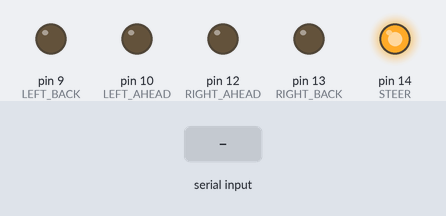
A sketch run on a simulated Arduino Uno, built with avr-gcc and run on an emulated ATmega328P. Parts: output pins drawn as LEDs (lit = HIGH). The inputs (shaded band) are chosen by the test bench.

Above: at 2.8 s.
2.9 s: "M" received over Serial
At 3.7 s:
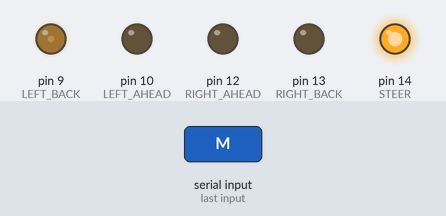
4.5 s: "S" received over Serial
At 4.9 s:
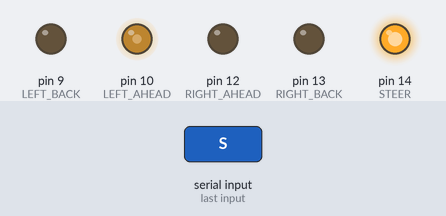
6.1 s: "B" received over Serial
At 7.3 s:
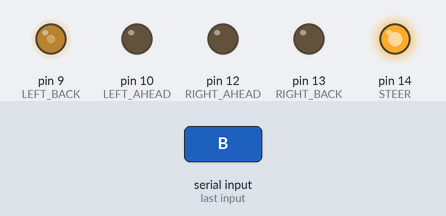
Timing chart, 0 to 9.1 s (numbered marks = the images above; inputs shaded):
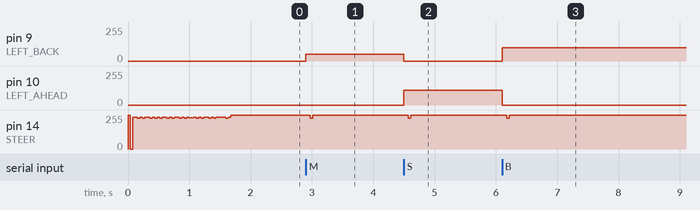

Measured:
- after the input at 2.9 s, pin 9 (LEFT_BACK): 0/255 → 50/255 at once; pin 14 (STEER): 255/255 → 229/255 after 0.07 s, → 255/255 0.04 s later
- after the input at 4.5 s, pin 9 (LEFT_BACK): 50/255 → 0/255 at once; pin 10 (LEFT_AHEAD): 0/255 → 110/255 at once; pin 14 (STEER): 255/255 → 229/255 after 0.07 s, → 255/255 0.04 s later
- after the input at 6.1 s, pin 9 (LEFT_BACK): 0/255 → 100/255 at once; pin 10 (LEFT_AHEAD): 110/255 → 0/255 at once; pin 14 (STEER): 255/255 → 231/255 after 0.07 s, → 255/255 0.04 s later

The sketch:

oncar.ino
```cpp
#define LEFT_AHEAD 10
#define LEFT_BACK 9
#define RIGHT_AHEAD 12
#define RIGHT_BACK 13
#define STEER 14

int duty = 1230;
int CYC = 5;
int STOP = 0;     //设置不同的速度，用于转不同的角度
int TURN1 = 50;
int TURN2 = 150;
int TURN3 = 130;
int RUN0 = 100;
int RUN00 = 120;
int RUN1 = 110;
int RUN2 = 120;
int RUN3 = 170;

void turnLeft1();
void turnLeft2();
void turnLeft3();
void turnLeft4();
void turnRight1();
void turnRight2();
void turnRight3();
void turnRight4();
void goAhead();
void park();
void goBack();

void setup(){
Serial.begin(9600);
pinMode(LEFT_AHEAD,OUTPUT);
pinMode(LEFT_BACK, OUTPUT);
pinMode(RIGHT_AHEAD, OUTPUT);
pinMode(RIGHT_BACK, OUTPUT);
digitalWrite(LEFT_AHEAD, LOW);
digitalWrite(LEFT_BACK, LOW);
digitalWrite(RIGHT_AHEAD, LOW);
digitalWrite(RIGHT_BACK, LOW);;
pinMode(STEER, OUTPUT);
digitalWrite(STEER, LOW);
for (int i=0; i<100; i++) {
digitalWrite(STEER,LOW);
delayMicroseconds(duty);
digitalWrite(STEER,HIGH);
delayMicroseconds(10000-duty);
delayMicroseconds(6550);
}
}

char operation = ' ';
void loop()
{
if (Serial.available() > 0) {
operation = Serial.read();
 switch(operation)
    {
      case 'M':
        turnLeft();
        break;
      case 'S':
        turnRight();
        break;
      case 'A':
        goAhead();
        break;
      case 'B':
        goBack();
        break;
      case 'P':
        park();
        break;

}
}
}

void steer(float x){
int tmp = x*duty;
for (int i=0; i<CYC; i++) {
digitalWrite(STEER,LOW);
delayMicroseconds(tmp);
digitalWrite(STEER,HIGH);
delayMicroseconds(10000-tmp);
delayMicroseconds(6550);
}

}
void goAhead(){            //直走，50
digitalWrite(LEFT_BACK, LOW);
digitalWrite(RIGHT_BACK, LOW);
analogWrite(LEFT_AHEAD,RUN0);
analogWrite(RIGHT_AHEAD,RUN0);
steer(1.0);
}

void turnLeft(){              //左转2，大角度
digitalWrite(LEFT_AHEAD,LOW);
digitalWrite(RIGHT_BACK,LOW);
analogWrite(RIGHT_AHEAD,RUN1);
analogWrite(LEFT_BACK,TURN1);
steer(1.1);
}
void turnRight(){             //右转2，大角度
digitalWrite(LEFT_BACK,LOW);
digitalWrite(RIGHT_AHEAD,LOW);
analogWrite(LEFT_AHEAD,RUN1);
analogWrite(RIGHT_BACK,TURN1);
steer(1.1);
}
void park(){                   //停下
digitalWrite(LEFT_BACK, LOW);
digitalWrite(RIGHT_BACK, LOW);
digitalWrite(LEFT_AHEAD, LOW);
digitalWrite(RIGHT_AHEAD, LOW);
steer(1);
}

void goBack(){                //后退
digitalWrite(LEFT_AHEAD,LOW);
digitalWrite(RIGHT_AHEAD,LOW);
analogWrite(LEFT_BACK,RUN0);
analogWrite(RIGHT_BACK,RUN0);
steer(1);
}
```
